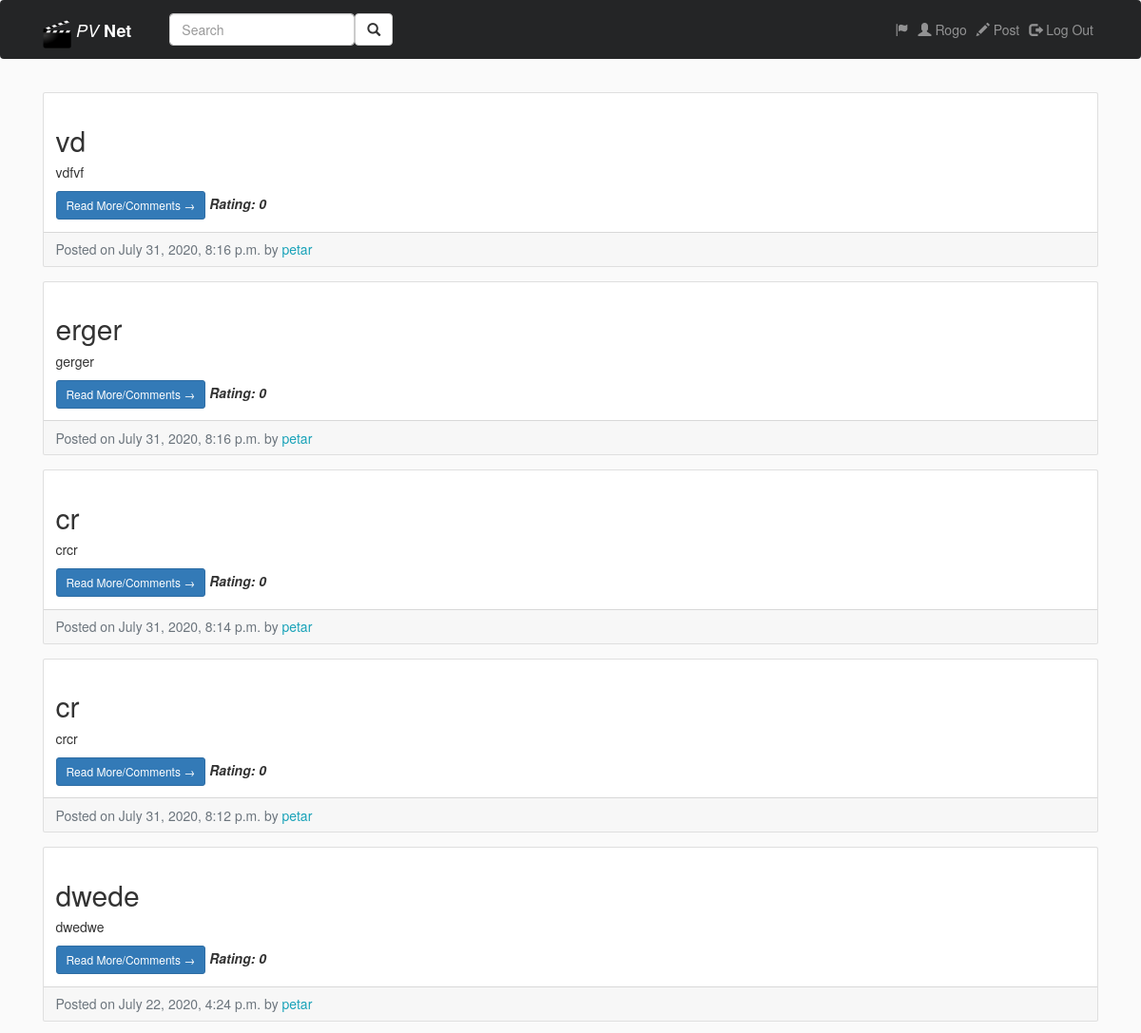
The app's page / (signed in, upper part), older data.
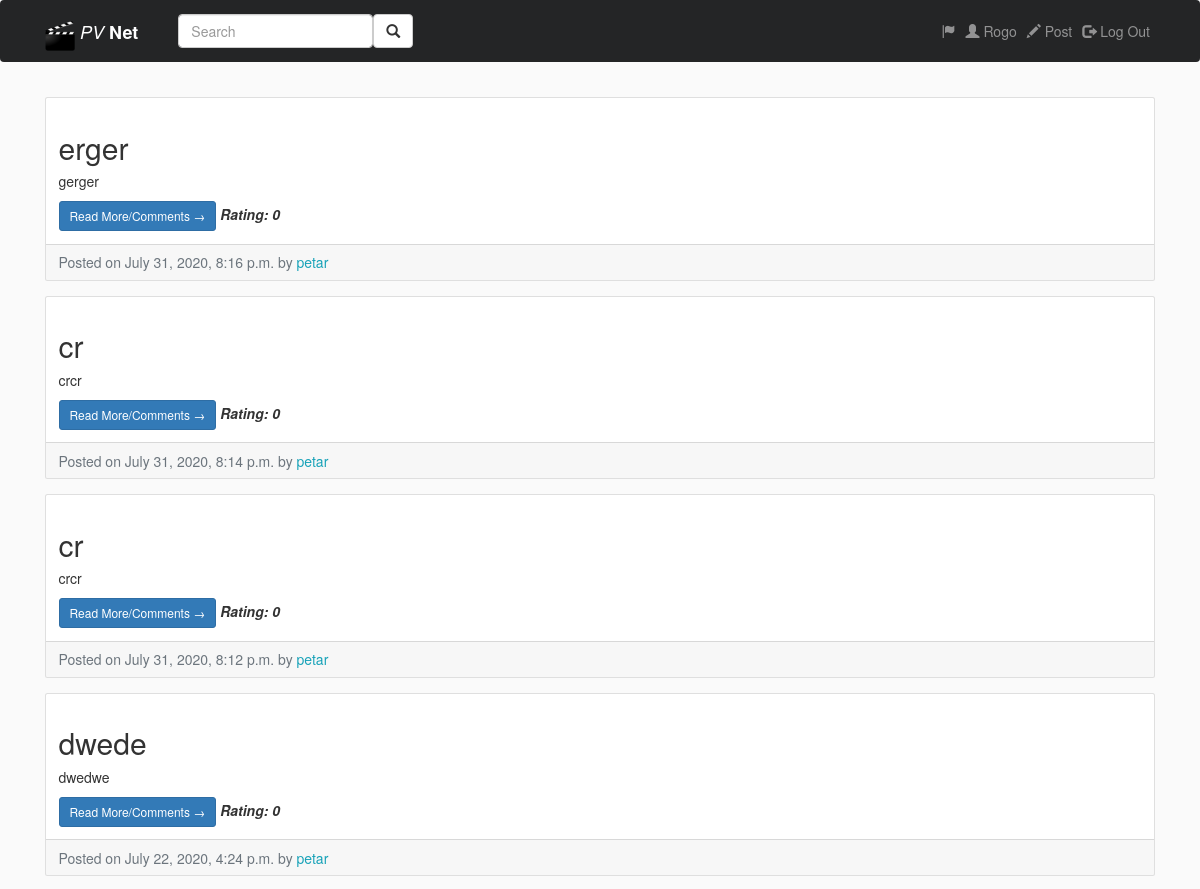
The same page, newer data.
### entries/models.py (models this page shows, shortened)
class Entry(models.Model):
    entry_title = models.CharField(max_length=50)
    entry_text = models.TextField()
    entry_date = models.DateTimeField(auto_now_add=True)
    entry_author = models.ForeignKey(User, on_delete = models.CASCADE)
    entry_likes = models.ManyToManyField(User, related_name= 'likes', blank=True)
    class Meta:
        verbose_name_plural = 'entries'

### entries/views.py (the view)
# urls.py: path('', HomeView.as_view(), name='blog-home'),
class HomeView(LoginRequiredMixin, ListView):
    model = Entry
    template_name = 'entries/index.html'
    context_object_name = "blog_entries"
    paginate_by = 10
    def get_queryset(self):
        user = self.request.user
        following_list = user.userprofile.following.all()
        blog_entries = []
        for i in following_list:
            blog_entries += Entry.objects.order_by('-entry_date').filter(entry_author = i.following.user)
        return blog_entries
    def get_context_data(self, **kwargs):
        context = super().get_context_data(**kwargs)
        for entry in context['blog_entries']:
            context['entry.pk'] = entry.entry_likes.all().count()
        return context

### users/context_processors.py (called while the page is built)
def extras(request):
  notifications_count = 0
  notification = False
  if request.user.is_authenticated:
    user = request.user
    notifications = Notification.objects.all().filter(notified_user=user)
    notifications_count = notifications.count()
    if notifications_count>0:
      notification = True
  return {'notifications_count' : notifications_count, 'notification' : notification}

### entries/templates/entries/index.html (shortened to what this page needs)
{% extends "entries/base.html" %}
{% load static %}
{% block content %}
<div class="col-md-12">
  {% for entry in blog_entries %}
  <div class="card mb-4 mt-4">
    <div class="card-body">
      <h2 class="card-title">{{ entry.entry_title }}</h2>
      <p class="card-text"> {{ entry.entry_text|truncatechars:100 }}</p>
      <a href="{% url 'entry-detail' entry.pk %}" class="btn btn-primary btn-sm">Read More/Comments &rarr;</a>
     <span style="font-style: italic;"> <b> Rating: {{ entry.entry_likes.all.count }} </b> </span>
    </div>
    <div class="card-footer text-muted">
      Posted on {{ entry.entry_date }} by
      <a href="{% url 'profile' entry.entry_author.pk %}"><span class= "text-info mr-2">{{ entry.entry_author }}
{% if entry.entry_author == user %}(me){% endif %}</span></a>
    </div>
  </div>
  {% empty %}
  <h4>No entries found. Use the search bar to make some friends!</h4>
  {% endfor %}
  </div>
{% endblock %}

Row changes from the older to the newer data that the page shows:
removed Entry: entry_title "vd", entry_text "vdfvf", entry_likes.all.count "0", entry_date "July 31, 2020, 8:16 p.m.", entry_author "petar"
